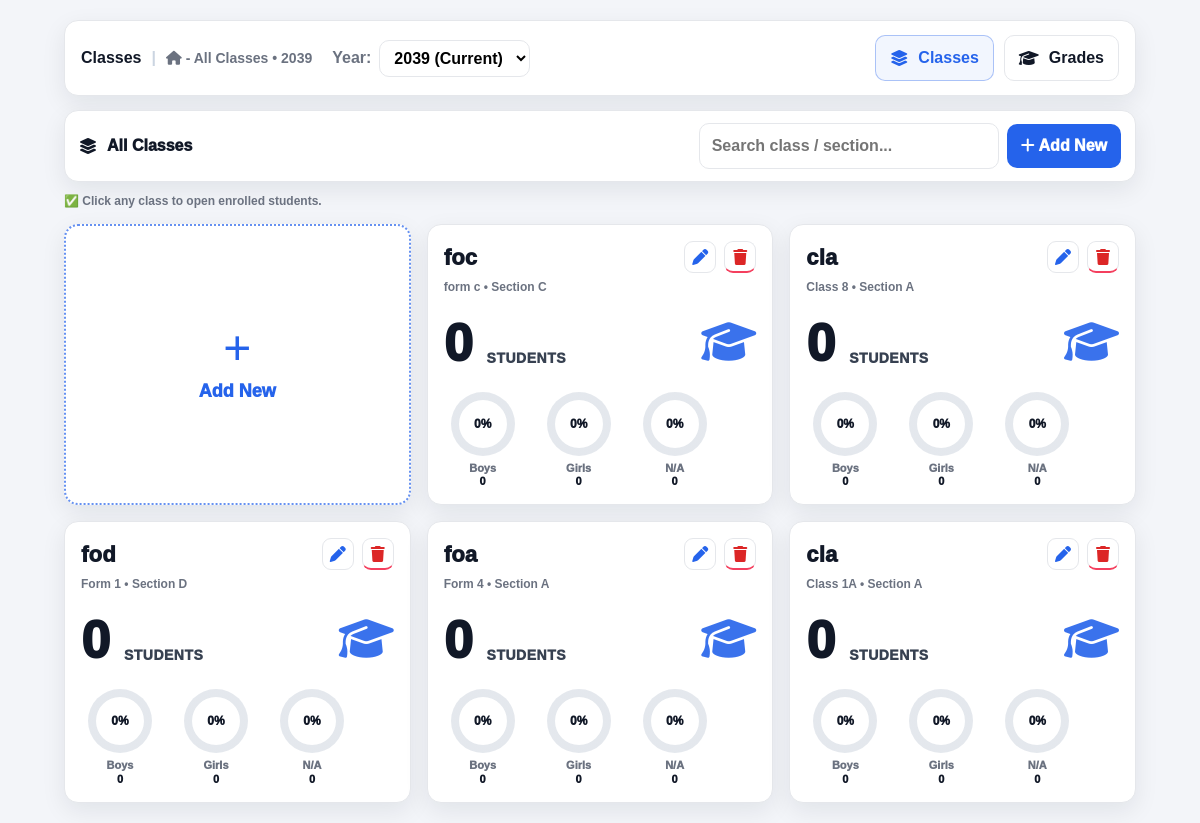
The page /school/grades_sections.php (signed in) on the database its author committed.
### tables this page shows
CREATE TABLE `academic_years` (
  `year_id` int(11) NOT NULL,
  `year_name` varchar(20) NOT NULL,
  `start_date` date NOT NULL,
  `end_date` date NOT NULL,
  `is_current` tinyint(1) NOT NULL DEFAULT 0
);

CREATE TABLE `sections` (
  `section_id` bigint(20) NOT NULL,
  `grade_id` int(11) NOT NULL,
  `section_name` varchar(10) NOT NULL,
  `capacity_max` int(11) NOT NULL DEFAULT 50
);

CREATE TABLE `grades` (
  `grade_id` int(11) NOT NULL,
  `level_id` int(11) NOT NULL,
  `grade_name` varchar(30) NOT NULL,
  `sort_order` int(11) NOT NULL
);

### school/grades_sections.php (the view, shortened to what this page needs)
<?php
require_once __DIR__ . "/conncation.php";
function h($v): string { return htmlspecialchars((string)$v, ENT_QUOTES, "UTF-8"); }
function fetchYears(mysqli $conn): array {
  $years = [];
  $rs = $conn->query("SELECT year_id, year_name, is_current, start_date, end_date FROM academic_years ORDER BY start_date DESC, year_id DESC");
  if ($rs) while($r = $rs->fetch_assoc()) $years[] = $r;
  return $years;
}
function getCurrentYear(mysqli $conn): array {
  $cur = ["id"=>0, "name"=>""];
  $st = $conn->prepare("SELECT year_id, year_name FROM academic_years WHERE is_current=1 ORDER BY start_date DESC, year_id DESC LIMIT 1");
  $st->execute();
  $rs = $st->get_result();
  if ($row = $rs->fetch_assoc()) {
    $cur["id"] = (int)$row["year_id"];
    $cur["name"] = (string)($row["year_name"] ?? "");
    return $cur;
  }
  return $cur;
}
$years = fetchYears($conn);
$curY  = getCurrentYear($conn);
$selectedYearId = (int)($_GET["year_id"] ?? 0);
if ($selectedYearId <= 0) $selectedYearId = (int)$curY["id"];
$selectedYearName = (string)$curY["name"];
if ($selectedYearId > 0) {
  foreach ($years as $y) {
    if ((int)$y["year_id"] === $selectedYearId) {
      $selectedYearName = (string)($y["year_name"] ?? $selectedYearName);
      break;
    }
  }
}
$tab = (string)($_GET["tab"] ?? "sections");
$qs = trim((string)($_GET["qs"] ?? ""));
function fetchSections(mysqli $conn, int $yearId, string $qs = ""): array {
  $sections = [];
  $yearId = (int)$yearId;
  $where = "";
  $types = "i";
  $params = [$yearId];
  $sql = "
    SELECT
      s.section_id,
      s.section_name,
      IFNULL(s.capacity_max,50) AS capacity_max,
      g.grade_id,
      g.grade_name,
      g.sort_order,
      sl.level_name,
      COUNT(DISTINCT e.student_id) AS total_students,
      COUNT(DISTINCT CASE WHEN st.gender='M' THEN e.student_id END) AS boys,
      COUNT(DISTINCT CASE WHEN st.gender='F' THEN e.student_id END) AS girls,
      COUNT(DISTINCT CASE
        WHEN st.gender IS NULL OR st.gender=''
        THEN e.student_id END
      ) AS na_gender
    FROM sections s
    JOIN grades g ON g.grade_id = s.grade_id
    JOIN school_levels sl ON sl.level_id = g.level_id
    LEFT JOIN enrollments e
      ON e.section_id = s.section_id
     AND e.year_id = ?
     AND e.status = 'ENROLLED'
    LEFT JOIN students st ON st.student_id = e.student_id
    $where
    GROUP BY s.section_id
    ORDER BY g.sort_order ASC, s.section_name ASC
  ";
  $st = $conn->prepare($sql);
  $st->bind_param($types, ...$params);
  $st->execute();
  $rs = $st->get_result();
  while($r=$rs->fetch_assoc()) $sections[] = $r;
  return $sections;
}
$sections = fetchSections($conn, $selectedYearId, $qs);
?>
<!DOCTYPE html>
<html lang="en">
<head>
  <link rel="stylesheet" href="bootstrap.css">
  <link rel="stylesheet" href="https://cdnjs.cloudflare.com/ajax/libs/font-awesome/6.5.0/css/all.min.css">
</head>
<body>
  <div class="wrap">
    <div class="pageHeader">
      <div class="bread">
        <span>Classes</span>
        <span class="sep">|</span>
        <small><i class="fa-solid fa-house"></i> - All Classes<?= $selectedYearName ? " • ".$selectedYearName : "" ?></small>
        <?php if (count($years) > 0): ?>
          <div class="yearPick">
            <span style="color:#6b7280;font-weight:900;">Year:</span>
            <select id="yearSel">
              <?php foreach($years as $y): ?>
                <?php $yy = (int)$y["year_id"]; ?>
                <option value="<?= $yy ?>" <?= $yy===$selectedYearId ? "selected" : "" ?>>
                  <?= h((string)$y["year_name"]) ?><?= ((int)$y["is_current"]===1 ? " (Current)" : "") ?>
                </option>
              <?php endforeach; ?>
            </select>
          </div>
        <?php endif; ?>
      </div>
      <div class="tabs">
        <a class="tab <?= $tab==="sections" ? "active" : "" ?>" href="grades_sections.php?tab=sections&year_id=<?= (int)$selectedYearId ?>">
          <i class="fa-solid fa-layer-group"></i> Classes
        </a>
        <a class="tab <?= $tab==="grades" ? "active" : "" ?>" href="grades_sections.php?tab=grades&year_id=<?= (int)$selectedYearId ?>">
          <i class="fa-solid fa-graduation-cap"></i> Grades
        </a>
      </div>
    </div>
    <?php if ($tab === "sections"): ?>
      <div class="toolbar">
        <h2><i class="fa-solid fa-layer-group"></i> All Classes</h2>
        <div class="searchBox">
          <input id="searchSections" type="text" value="<?= h($qs) ?>" placeholder="Search class / section...">
          <button class="btnBlue" type="button" onclick="openAddSection()"><i class="fa-solid fa-plus"></i> Add New</button>
        </div>
      </div>
      <div class="hint">✅ Click any class to open enrolled students.</div>
      <div id="sectionsGrid" class="grid">
        <div class="classCard addNew" onclick="openAddSection()">
          <div>
            <div class="plus">+</div>
            <div class="txt">Add New</div>
          </div>
        </div>
        <?php foreach($sections as $s): ?>
          <?php
            $sid    = (int)$s["section_id"];
            $grade  = (string)$s["grade_name"];
            $sec    = (string)$s["section_name"];
            $code = strtolower(substr(preg_replace('/\s+/', '', $grade), 0, 2)) . $sec;
            $total = (int)$s["total_students"];
            $boys  = (int)$s["boys"];
            $girls = (int)$s["girls"];
            $na    = (int)$s["na_gender"];
            $pb = ($total>0) ? (int)round(($boys/$total)*100) : 0;
            $pg = ($total>0) ? (int)round(($girls/$total)*100) : 0;
            $pn = ($total>0) ? (int)round(($na/$total)*100) : 0;
            $row = [
              "section_id"=>$sid,
              "grade_id"=>(int)$s["grade_id"],
              "section_name"=>$sec,
              "capacity_max"=>(int)$s["capacity_max"],
              "grade_name"=>$grade
            ];
            $studentsUrl = "students.php?section_id=".$sid.($selectedYearId>0 ? "&year_id=".$selectedYearId : "");
          ?>
          <a class="classCard" href="<?= h($studentsUrl) ?>">
            <div class="cardHead">
              <div>
                <div class="code"><?= h($code) ?></div>
                <div class="muted"><?= h($grade) ?> • Section <?= h($sec) ?></div>
              </div>
              <div class="tools">
                <button class="toolBtn" type="button"
                        onclick='event.preventDefault(); event.stopPropagation(); openEditSection(<?= json_encode($row, JSON_UNESCAPED_UNICODE) ?>);'>
                  <i class="fa-solid fa-pen"></i>
                </button>
                <button class="toolBtn danger" type="button"
                        onclick="event.preventDefault(); event.stopPropagation(); confirmDeleteSection(<?= $sid ?>, <?= json_encode($grade.'-'.$sec) ?>);">
                  <i class="fa-solid fa-trash"></i>
                </button>
              </div>
            </div>
            <div class="bigRow">
              <div style="display:flex;align-items:flex-end;gap:14px;">
                <div class="bigNum"><?= (int)$total ?></div>
                <div class="bigLabel">Students</div>
              </div>
              <div class="capIcon"><i class="fa-solid fa-graduation-cap"></i></div>
            </div>
            <div class="circles">
              <div class="circleWrap">
                <div class="ring" style="--p: <?= (int)$pb ?>%;"><span><?= (int)$pb ?>%</span></div>
                <div class="cap">Boys<br><b><?= (int)$boys ?></b></div>
              </div>
              <div class="circleWrap">
                <div class="ring" style="--p: <?= (int)$pg ?>%;"><span><?= (int)$pg ?>%</span></div>
                <div class="cap">Girls<br><b><?= (int)$girls ?></b></div>
              </div>
              <div class="circleWrap">
                <div class="ring" style="--p: <?= (int)$pn ?>%;"><span><?= (int)$pn ?>%</span></div>
                <div class="cap">N/A<br><b><?= (int)$na ?></b></div>
              </div>
            </div>
          </a>
        <?php endforeach; ?>
      </div>
    <?php endif; ?>
  </div>
</body>
</html>

### rows shown on the page
academic_years: year_name "2039"
sections: code "foc", grade.grade_name "form c", section_name "C", total "0", pb "0", boys "0", pg "0", girls "0", pn "0", na "0"
sections: code "cla", grade.grade_name "Class 8", section_name "A", total "0", pb "0", boys "0", pg "0", girls "0", pn "0", na "0"
sections: code "fod", grade.grade_name "Form 1", section_name "D", total "0", pb "0", boys "0", pg "0", girls "0", pn "0", na "0"
sections: code "foa", grade.grade_name "Form 4", section_name "A", total "0", pb "0", boys "0", pg "0", girls "0", pn "0", na "0"
sections: code "cla", grade.grade_name "Class 1A", section_name "A", total "0", pb "0", boys "0", pg "0", girls "0", pn "0", na "0"

### other values the page prints
form field value "2039 (Current)"
